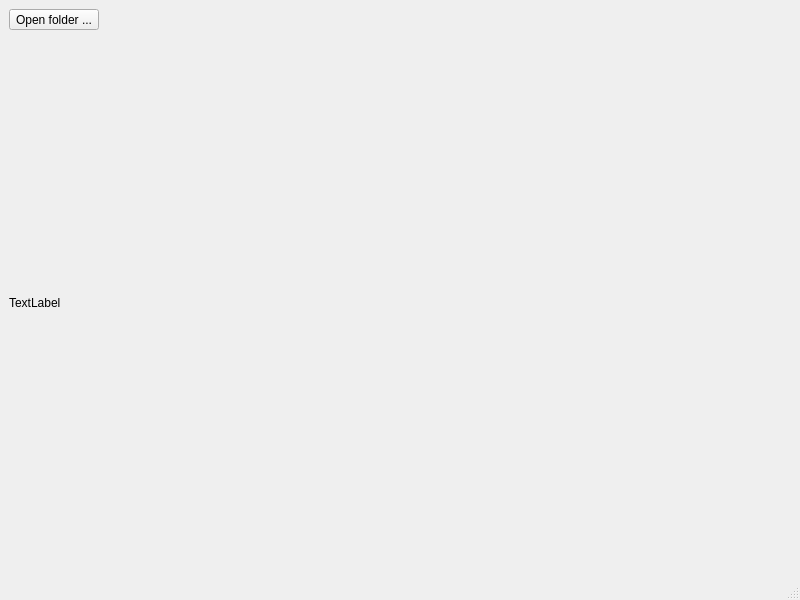
<?xml version="1.0" encoding="UTF-8"?>
<ui version="4.0">
 <class>MainWindow</class>
 <widget class="QMainWindow" name="MainWindow">
  <property name="geometry">
   <rect>
    <x>0</x>
    <y>0</y>
    <width>800</width>
    <height>600</height>
   </rect>
  </property>
  <property name="windowTitle">
   <string>MainWindow</string>
  </property>
  <widget class="QWidget" name="centralwidget">
   <layout class="QVBoxLayout" name="verticalLayout">
    <item>
     <widget class="QToolButton" name="toolButton">
      <property name="text">
       <string>Open folder ...</string>
      </property>
     </widget>
    </item>
    <item>
     <widget class="QLabel" name="label">
      <property name="text">
       <string>TextLabel</string>
      </property>
     </widget>
    </item>
   </layout>
  </widget>
  <widget class="QMenuBar" name="menubar">
   <property name="geometry">
    <rect>
     <x>0</x>
     <y>0</y>
     <width>800</width>
     <height>20</height>
    </rect>
   </property>
  </widget>
  <widget class="QStatusBar" name="statusbar"/>
 </widget>
 <resources/>
 <connections/>
</ui>
